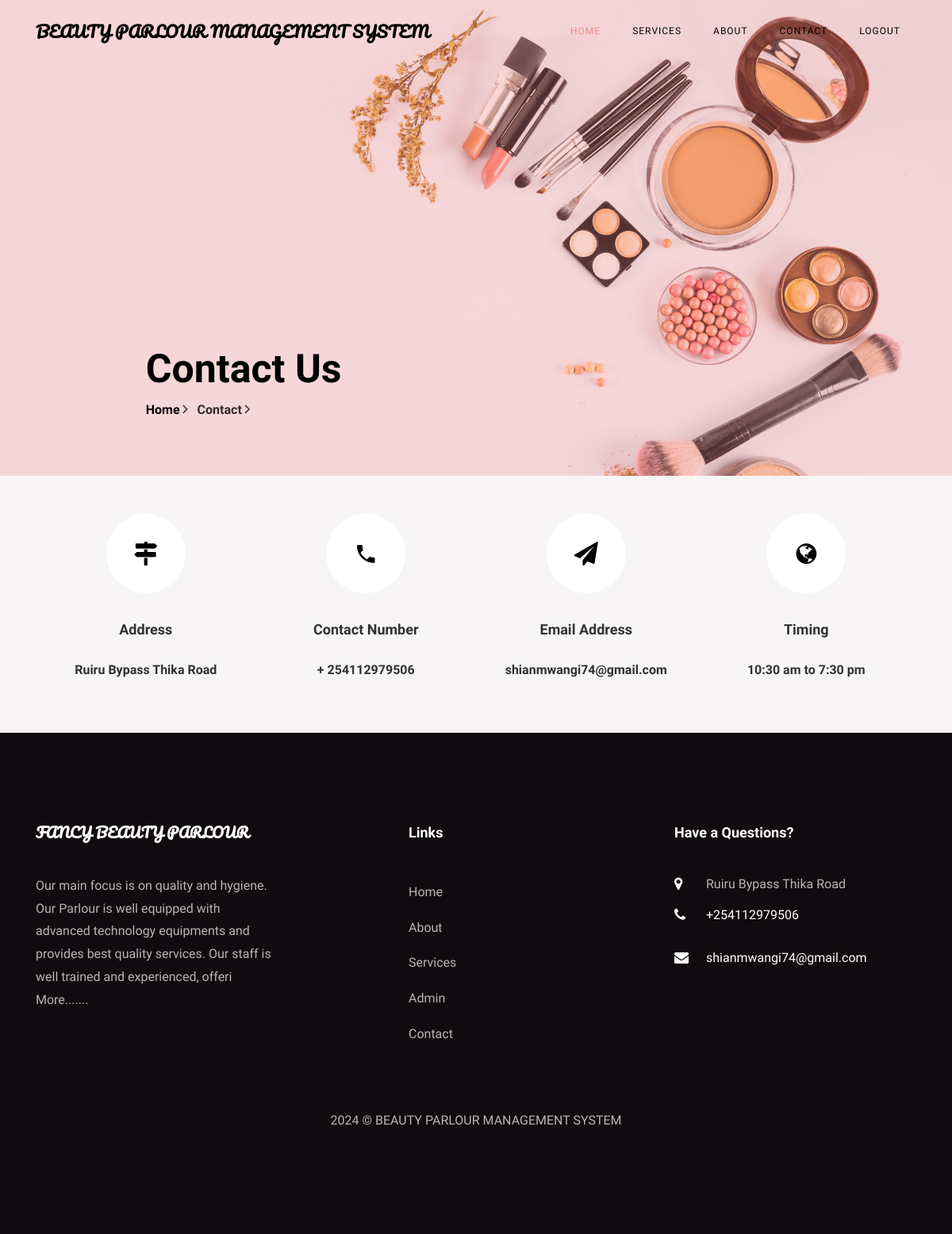
The page /contact.php on the database its author committed.
### tables this page shows
CREATE TABLE `tblpage` (
  `ID` int(10) NOT NULL,
  `PageType` varchar(200) DEFAULT NULL,
  `PageTitle` mediumtext DEFAULT NULL,
  `PageDescription` mediumtext DEFAULT NULL,
  `Email` varchar(200) DEFAULT NULL,
  `MobileNumber` bigint(10) DEFAULT NULL,
  `UpdationDate` date DEFAULT NULL,
  `Timing` varchar(200) NOT NULL
);

### contact.php (the view, shortened to what this page needs)
<?php
include('includes/dbconnection.php');
?>
<!DOCTYPE html>
<html lang="en">
  <head>
    <link rel="stylesheet" href="css/open-iconic-bootstrap.min.css">
    <link rel="stylesheet" href="css/animate.css">
    <link rel="stylesheet" href="css/owl.carousel.min.css">
    <link rel="stylesheet" href="css/owl.theme.default.min.css">
    <link rel="stylesheet" href="css/magnific-popup.css">
    <link rel="stylesheet" href="css/aos.css">
    <link rel="stylesheet" href="css/ionicons.min.css">
    <link rel="stylesheet" href="css/bootstrap-datepicker.css">
    <link rel="stylesheet" href="css/jquery.timepicker.css">
    <link rel="stylesheet" href="css/flaticon.css">
    <link rel="stylesheet" href="css/icomoon.css">
    <link rel="stylesheet" href="css/style.css">
  </head>
  <body>
	   <?php include_once('includes/header.php');?>
    <section class="hero-wrap hero-wrap-2" style="background-image: url('images/bg-2.jpg');" data-stellar-background-ratio="0.5">
      <div class="overlay"></div>
      <div class="container">
        <div class="row no-gutters slider-text js-fullheight align-items-end justify-content-center">
          <div class="col-md-9 ftco-animate pb-5">
            <h2 class="mb-0 bread">Contact Us</h2>
            <p class="breadcrumbs"><span class="mr-2"><a href="home.php">Home <i class="ion-ios-arrow-forward"></i></a></span> <span>Contact <i class="ion-ios-arrow-forward"></i></span></p>
          </div>
        </div>
      </div>
    </section>
    <section class="contact-section bg-light">
      <div class="container">
        <div class="row no-gutters d-flex contact-info">
          <?php
$ret=mysqli_query($con,"select * from tblpage where PageType='contactus' ");
while ($row=mysqli_fetch_array($ret)) {
?>
          <div class="col-md-3 d-flex">
          	<div class="align-self-stretch box p-4 py-md-5 text-center">
          		<div class="icon d-flex align-items-center justify-content-center">
          			<span class="icon-map-signs"></span>
          		</div>
          		<h3 class="mb-4">Address</h3>
	            <p><?php  echo $row['PageDescription'];?></p>
	          </div>
          </div>
          <div class="col-md-3 d-flex">
          	<div class="align-self-stretch box p-4 py-md-5 text-center">
          		<div class="icon d-flex align-items-center justify-content-center">
          			<span class="icon-phone2"></span>
          		</div>
          		<h3 class="mb-4">Contact Number</h3>
	            <p><a href="tel://1234567920">+ <?php  echo $row['MobileNumber'];?></a></p>
	          </div>
          </div>
          <div class="col-md-3 d-flex">
          	<div class="align-self-stretch box p-4 py-md-5 text-center">
          		<div class="icon d-flex align-items-center justify-content-center">
          			<span class="icon-paper-plane"></span>
          		</div>
          		<h3 class="mb-4">Email Address</h3>
	            <p><a href="mailto:info@yoursite.com"><?php  echo $row['Email'];?></a></p>
	          </div>
          </div>
          <div class="col-md-3 d-flex">
          	<div class="align-self-stretch box p-4 py-md-5 text-center">
          		<div class="icon d-flex align-items-center justify-content-center">
          			<span class="icon-globe"></span>
          		</div>
          		<h3 class="mb-4">Timing</h3>
	            <p><?php  echo $row['Timing'];?></p>
	          </div>
          </div>
          <?php } ?>
        </div>
      </div>
    </section>
   <?php include_once('includes/footer.php');?>
  </body>
</html>

### includes/footer.php (shortened to what this page needs)
 <?php
include('includes/dbconnection.php');
?>
 <footer class="ftco-footer ftco-section">
      <div class="container">
        <div class="row mb-5">
          <div class="col-md">
            <div class="ftco-footer-widget mb-4">
              <h2 class="ftco-heading-2 logo">FANCY BEAUTY PARLOUR</h2>
              <?php
$ret=mysqli_query($con,"select * from tblpage where PageType='aboutus' ");
while ($row=mysqli_fetch_array($ret)) {
?>
              <p><?php  echo substr($row['PageDescription'],0,200);?> <a href="about.php">More.......</a></p><?php } ?>
            </div>
          </div>
          <div class="col-md" style="padding-left: 150px">
             <div class="ftco-footer-widget mb-4">
              <h2 class="ftco-heading-2">Links</h2>
              <ul class="list-unstyled">
                <li><a href="home.php" class="py-2 d-block">Home</a></li>
                <li><a href="about.php" class="py-2 d-block">About</a></li>
                <li><a href="services.php" class="py-2 d-block">Services</a></li>
                <li><a href="admin/index.php" class="py-2 d-block">Admin</a></li>
                <li><a href="contact.php" class="py-2 d-block">Contact</a></li>
              </ul>
            </div>
          </div>
          <div class="col-md">
            <div class="ftco-footer-widget mb-4">
            	<h2 class="ftco-heading-2">Have a Questions?</h2>
            	<div class="block-23 mb-3">
                <?php
$ret=mysqli_query($con,"select * from tblpage where PageType='contactus' ");
while ($row=mysqli_fetch_array($ret)) {
?>
	              <ul>
	                <li><span class="icon icon-map-marker"></span><span class="text"><?php  echo $row['PageDescription'];?></span></li>
	                <li><a href="#"><span class="icon icon-phone"></span><span class="text">+<?php  echo $row['MobileNumber'];?></span></a></li>
	                <li><a href="#"><span class="icon icon-envelope"></span><span class="text"><?php  echo $row['Email'];?></span></a></li>
	              </ul>
	            </div>
               <?php } ?>
            </div>
          </div>
        </div>
        <div class="row">
          <div class="col-md-12 text-center">
            <p>
  2024 &copy; BEAUTY PARLOUR MANAGEMENT SYSTEM  </p>
          </div>
        </div>
      </div>
    </footer>

### css/icomoon.css (style rules this page uses)
[class^="icon-"], [class*=" icon-"] { font-family: 'icomoon' !important; speak: none; font-style: normal; font-weight: normal; font-variant: normal; text-transform: none; line-height: 1; -webkit-font-smoothing: antialiased; -moz-osx-font-smoothing: grayscale; }
.icon-map-marker:before { content: "\f041"; }
.icon-phone:before { content: "\f095"; }
.icon-globe:before { content: "\f0ac"; }
.icon-envelope:before { content: "\f0e0"; }
.icon-paper-plane:before { content: "\f1d8"; }
.icon-map-signs:before { content: "\f277"; }
.icon-phone2:before { content: "\e0cd"; }

### rows shown on the page
tblpage: PageDescription "Ruiru Bypass Thika Road", MobileNumber "254112979506", Email "shianmwangi74@gmail.com", Timing "10:30 am to 7:30 pm"
tblpage: PageDescription "Our main focus is on quality and hygiene. Our Parlour is well equipped with advanced technology equipments and provides best quality services. Our staff is well trained and experienced, offeri"
